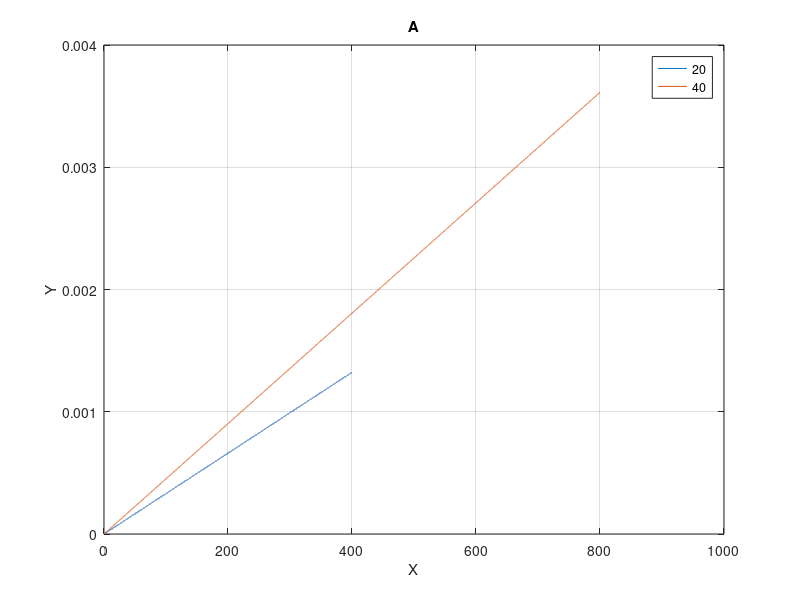
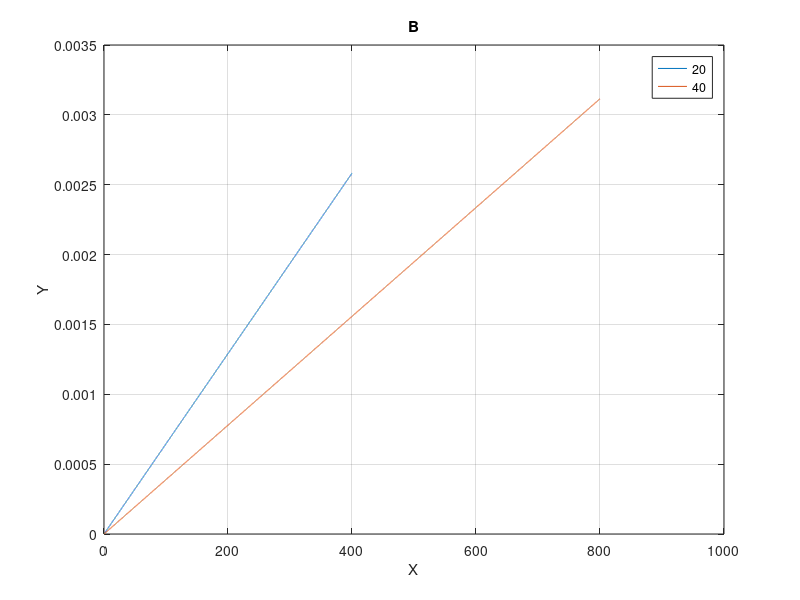
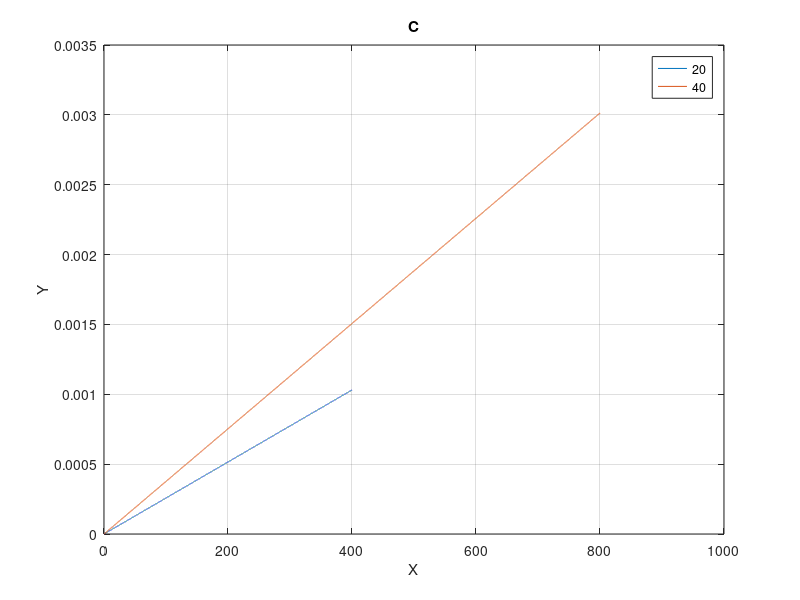

Write MATLAB code to recreate these figures, in order.
dt = 0.001;
t = 0:dt:20;
steering_angle = deg2rad(2);
% steering_angle = deg2rad(3) * sin(2 * pi * 0.1 * t);

V = [20, 40]; % m/s

A = [2100, 1670, 0.99, 1.70, 61600, 52100]; % I, m, lf, lr, Cf, Cr
B = [850, 650, 1.63, 1.18, 70000, 90000]; % I, m, lf, lr, Cf, Cr
C = [3500, 1640, 1.30, 1.50, 50000, 80000]; % I, m, lf, lr, Cf, Cr

params = [A; B; C];
titles = ["A", "B", "C"];

for i=1:3
    Iz = params(i, 1);
    m = params(i, 2);
    lf = params(i, 3);
    lr = params(i, 4);
    Cf = params(i, 5);
    Cr = params(i, 6);
    
    figure(i);

    for Vx=V
        x = [0, 0, 0, 0]'; % y, y_dot, psi, psi_dot
        dx = [0, 0, 0, 0]'; % dx/dt
    
        A = [0, 1, 0, 0;
             0, -2*(Cf+Cr)/(m*Vx), 0, -Vx-(2*(Cf*lf - Cr*lr)/(m*Vx));
             0, 0, 0, 1;
             0, -2*(Cf*lf - Cr*lr)/Iz*Vx, 0, -2*(lf^2*Cf + lr^2*Cr)/(Iz*Vx)];
    
        B = [0, 2*Cf/m, 0, 2*lf*Cf/Iz]';
    
        X = zeros(length(t), 1);
        Y = zeros(length(t), 1);
    
        for j=1:length(t)

            dx = A*x + B.*steering_angle;
            x = dx .* dt;
        
            if j==1
                 X(j) = (Vx * cos(x(3))) * dt;
                 Y(j) = (Vx * sin(x(3))) * dt;
        
            else
                X(j) = X(j-1) + (Vx * cos(x(3))) * dt;
                Y(j) = Y(j-1) + (Vx * sin(x(3))) * dt;
            end
        
        end
        plot(X,Y);
        hold on;
    end
    
    xlabel("X");
    ylabel("Y");
    grid on;
    legend(int2str(V(1)), int2str(V(2)));
    title(titles(i));
end
